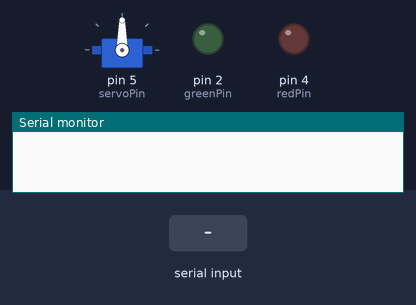
This sketch was run on a simulated Arduino Uno, built with avr-gcc and run on an emulated ATmega328P. On the bench: servo, output pins drawn as LEDs (lit = HIGH), the last lines printed to the serial monitor. Inputs (shaded band) come from the test bench.

Above: at 1.2 s.
1.3 s: "ON" received over Serial
At 3.5 s:
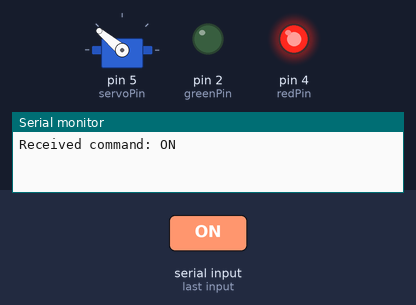
3.8 s: "OFF" received over Serial
At 5.7 s:
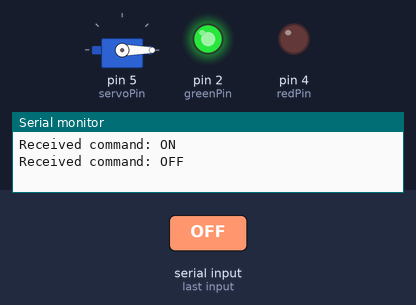
6.8 s: "1" received over Serial
At 8.8 s:
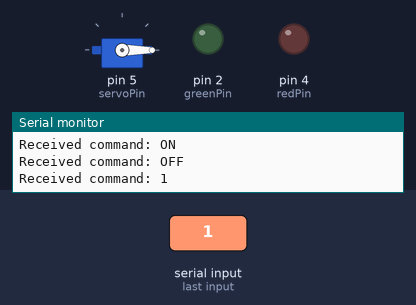
Timing chart, 0 to 10.3 s (numbered marks = the images above; inputs shaded):
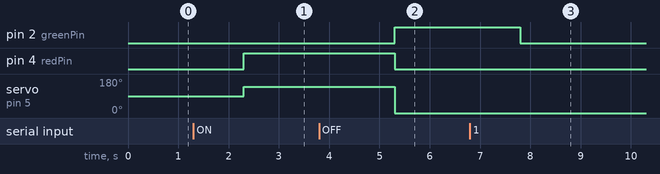

Measured:
- after the input at 1.3 s, pin 4 (redPin): LOW → HIGH after 1.0 s; servo on pin 5 (servoPin): 90° → 140° after 1.0 s
- after the input at 3.8 s, pin 2 (greenPin): LOW → HIGH after 1.5 s; pin 4 (redPin): HIGH → LOW after 1.5 s; servo on pin 5 (servoPin): 140° → 0° after 1.5 s
- after the input at 6.8 s, pin 2 (greenPin): HIGH → LOW after 1.0 s

The sketch:

Controle_de_arduino.ino
```cpp
#include <SoftwareSerial.h> //Biblioteca para realizar a leitura do serial interno
#include <Servo.h>

const int greenPin = 2;
const int redPin = 4;
const int servoPin = 5; // Pino em que o Servo motor será conectado

Servo myServo; // Nome para o Servo motor

void setup() {
  pinMode(greenPin, OUTPUT);
  pinMode(redPin, OUTPUT);

  myServo.attach(servoPin); // Define que o Servo motor está conectado no servoPin

  Serial.begin(9600); // Deve ser o mesmo valor do código em Python
}

void loop() {
  if (Serial.available() > 0) {
    // Exibe o valor recebido no serial do Arduino
    String command = Serial.readString();
    Serial.print("Received command: ");
    Serial.println(command);

    if (command == "ON") {
      // Ativa o LED vermelho e o Servo motor caso o comando do serial seja ON
      digitalWrite(redPin, HIGH);
      digitalWrite(greenPin, LOW);
      myServo.write(140); // Gira o servo nos graus desejados
      delay(2000);
      } else if (command == "OFF") {
        // Ativa o LED verde e retorna o Servo motor para o estado original
      digitalWrite(redPin, LOW);
      digitalWrite(greenPin, HIGH);
      myServo.write(0); // Gira o servo para 0 graus
      } else {
      // Desliga os dois LEDs caso seja recebido um comando desconhecido
      digitalWrite(greenPin, LOW);
      digitalWrite(redPin, LOW);
    }
  }
}
```
